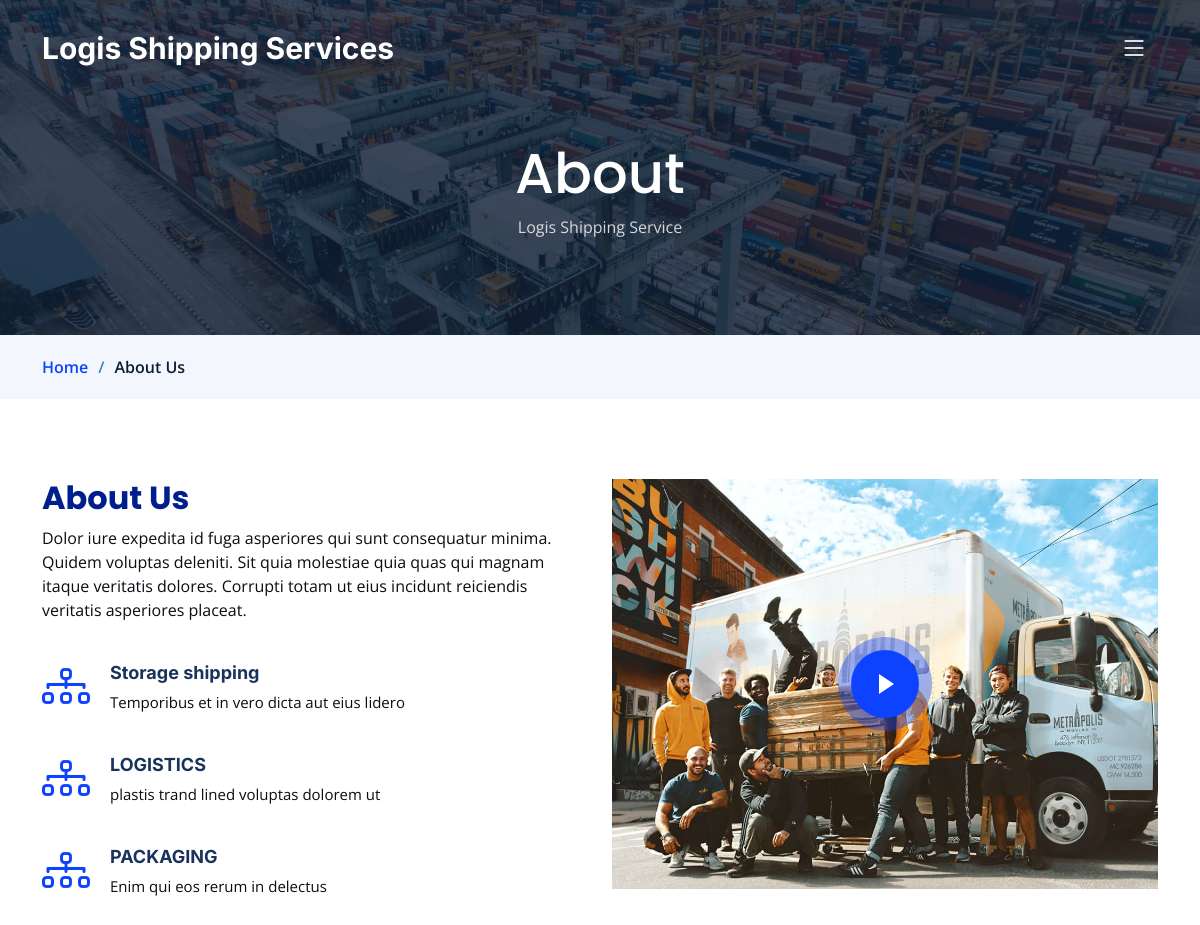
Page /about/ (upper part) on the earlier database version.
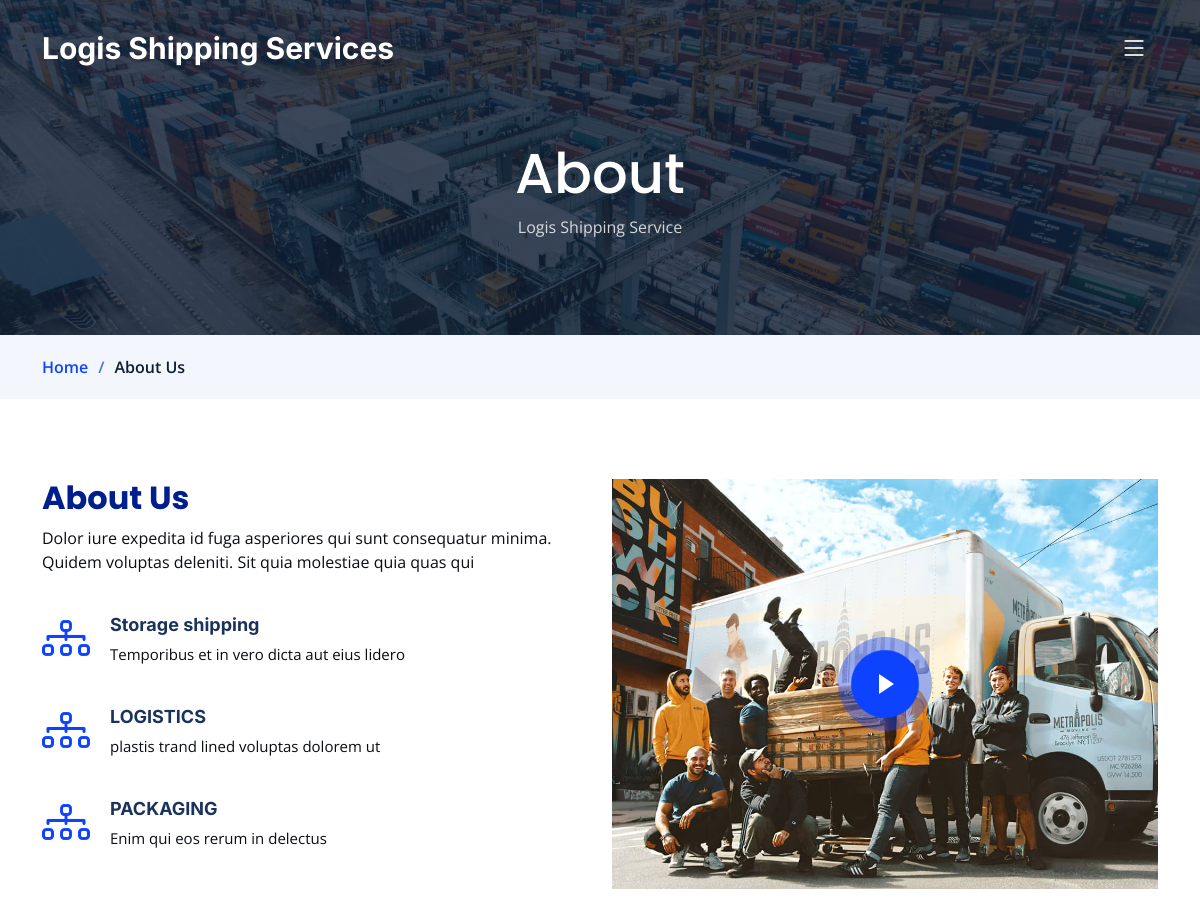
Same page on the later database version.
### service/models.py (models this page shows, shortened)
class About(models.Model):
    about_us = models.TextField(max_length=5000)
    image=models.ImageField( upload_to='about_us')

### service/views.py (the view)
# urls.py: path('about/', AboutList.as_view(), name='about_list'),
class AboutList(ListView):
    model = About
    extra_context = {
        'services': Service.objects.all(),
        'teams': OurTeam.objects.all(),
    }

### service/templates/service/about_list.html (shortened to what this page needs)
{%extends 'base.html'%}
{%block body%}
<div class="breadcrumbs">
    <div class="page-header d-flex align-items-center" style="background-image: url('assets/img/page-header.jpg');">
        <div class="container position-relative">
            <div class="row d-flex justify-content-center">
                <div class="col-lg-6 text-center">
                    <h2>About</h2>
                    <p>Logis Shipping Service</p>
                </div>
            </div>
        </div>
    </div>
    <nav>
        <div class="container">
            <ol>
                <li><a href="index.html">Home</a></li>
                <li>About Us</li>
            </ol>
        </div>
    </nav>
</div>
<section id="about" class="about">
    <div class="container" data-aos="fade-up">
        <div class="row gy-4">
            {%for item in object_list%}
            <div class="col-lg-6 position-relative align-self-start order-lg-last order-first">
                <img src="{{item.image.url}}" class="img-fluid" alt="">
                <a href="https://www.youtube.com/watch?v=LXb3EKWsInQ" class="glightbox play-btn"></a>
            </div>
            <div class="col-lg-6 content order-last  order-lg-first">
                <h3>About Us</h3>
                <p>
                    {{item.about_us}}
                </p>
                <ul>
                    {%for item in services%}
                    <li data-aos="fade-up" data-aos-delay="100">
                        <i class="bi bi-diagram-3"></i>
                        <div>
                            <h5>{{item.name}}</h5>
                            <p>{{item.title}}</p>
                        </div>
                    </li>
                    {%endfor%}
                </ul>
            </div>
            {%endfor%}
        </div>
    </div>
</section>
{%endblock%}

Differences in the rows shown:
changed About: about_us "…molestiae quia quas qui magnam itaque veritatis dolores. Corrupti totam ut eius incidunt reiciendis veritatis asperiores placeat." → "Dolor iure expedita id fuga asperiores qui sunt consequatur minima. Quidem voluptas deleniti. Sit quia molestiae quia quas qui"
